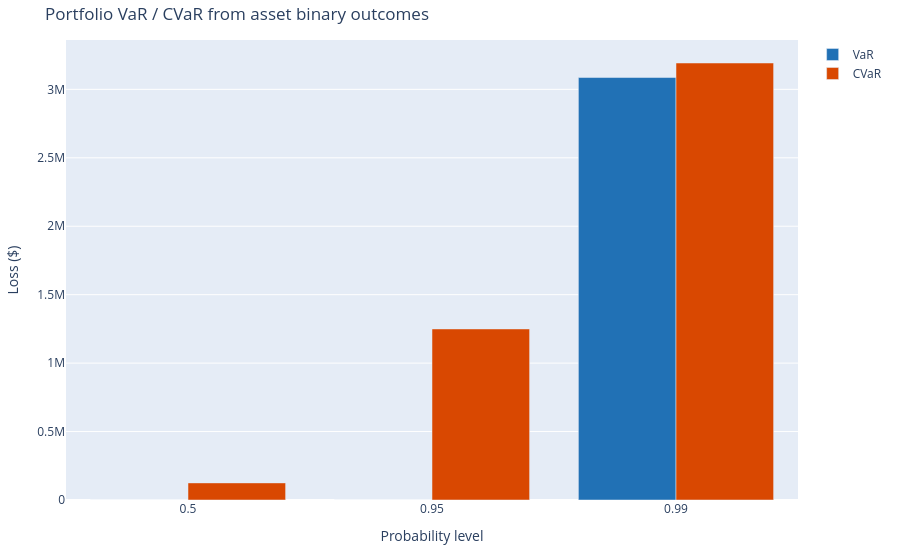

The code cell stored with this chart in its notebook:
### Markdown cell above
## 4. Visualize

### Code cell
fig_risk = go.Figure()
fig_risk.add_trace(
    go.Bar(
        name="VaR",
        x=[str(p) for p in levels["probability"]],
        y=levels["var"],
        marker_color="#2171B5",
    )
)
fig_risk.add_trace(
    go.Bar(
        name="CVaR",
        x=[str(p) for p in levels["probability"]],
        y=levels["cvar"],
        marker_color="#D94801",
    )
)
fig_risk.update_layout(
    barmode="group",
    title="Portfolio VaR / CVaR from asset binary outcomes",
    xaxis_title="Probability level",
    yaxis_title="Loss ($)",
    margin=dict(l=60, r=40, t=40, b=60),
)
fig_risk.show()

### Figure 1 — Plotly figure (JSON) as saved in the notebook; plotly's stock layout.template omitted (floating-point values rounded to 4 significant figures)
{"data": [{"marker": {"color": "#2171B5"}, "name": "VaR", "type": "bar", "x": ["0.5", "0.95", "0.99"], "y": [0.0, 0.0, 3086000.0]}, {"marker": {"color": "#D94801"}, "name": "CVaR", "type": "bar", "x": ["0.5", "0.95", "0.99"], "y": [125000.0, 1250000.0, 3193000.0]}], "layout": {"barmode": "group", "margin": {"b": 60, "l": 60, "r": 40, "t": 40}, "title": {"text": "Portfolio VaR / CVaR from asset binary outcomes"}, "xaxis": {"title": {"text": "Probability level"}}, "yaxis": {"title": {"text": "Loss ($)"}}}}
